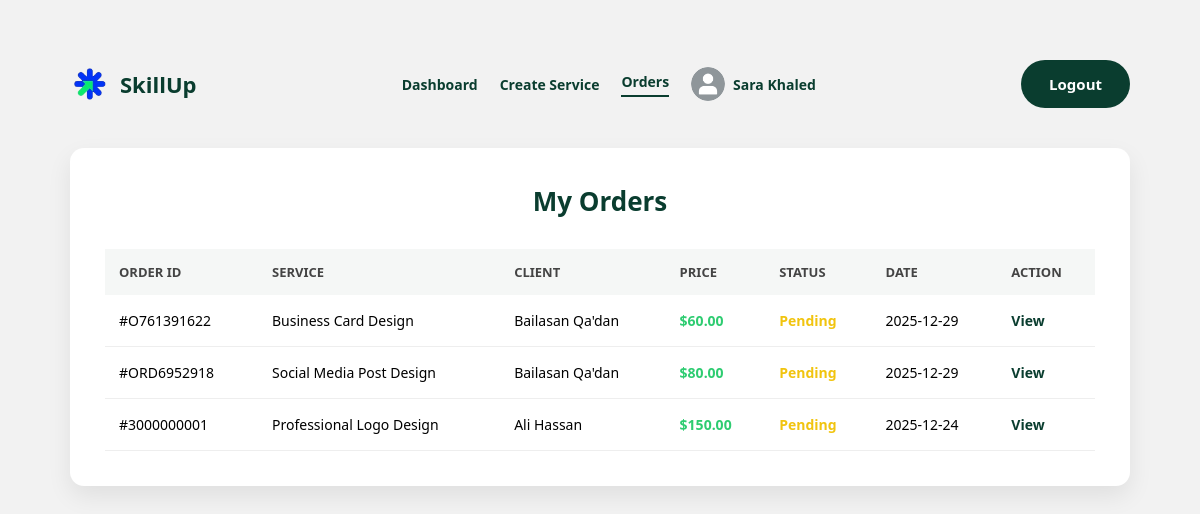
Screenshot of /freelancer-orders.php (signed in) with the database file from the repository.
### tables this page shows
CREATE TABLE `users` (
  `user_id` varchar(10) NOT NULL,
  `first_name` varchar(50) NOT NULL,
  `last_name` varchar(50) NOT NULL,
  `email` varchar(100) NOT NULL,
  `password` varchar(255) NOT NULL,
  `phone` varchar(10) NOT NULL,
  `age` int(11) DEFAULT NULL,
  `country` varchar(50) NOT NULL,
  `city` varchar(50) NOT NULL,
  `bio` text DEFAULT NULL,
  `role` enum('Client','Freelancer') NOT NULL,
  `status` enum('Active','Inactive') NOT NULL DEFAULT 'Active',
  `profile_photo` varchar(255) DEFAULT NULL,
  `registration_date` timestamp NOT NULL DEFAULT current_timestamp(),
  `failed_attempts` int(11) DEFAULT 0,
  `last_failed_attempt` datetime DEFAULT NULL,
  `lock_until` datetime DEFAULT NULL,
  `professional_title` varchar(150) DEFAULT NULL,
  `professional_bio` text DEFAULT NULL,
  `skills` text DEFAULT NULL,
  `experience_years` int(11) DEFAULT NULL
);

CREATE TABLE `orders` (
  `order_id` varchar(10) NOT NULL,
  `client_id` varchar(10) NOT NULL,
  `freelancer_id` varchar(10) NOT NULL,
  `service_id` varchar(10) NOT NULL,
  `service_title` varchar(200) NOT NULL,
  `price` decimal(10,2) NOT NULL,
  `delivery_time` int(11) NOT NULL,
  `revisions_included` int(11) NOT NULL,
  `requirements` text NOT NULL,
  `deliverable_notes` text DEFAULT NULL,
  `status` enum('Pending','In Progress','Delivered','Completed','Revision Requested','Cancelled') DEFAULT 'Pending',
  `payment_method` varchar(50) NOT NULL,
  `order_date` timestamp NOT NULL DEFAULT current_timestamp(),
  `expected_delivery` date NOT NULL,
  `completion_date` timestamp NULL DEFAULT NULL
);

CREATE TABLE `services` (
  `service_id` varchar(10) NOT NULL,
  `freelancer_id` varchar(10) NOT NULL,
  `title` varchar(200) NOT NULL,
  `category` varchar(100) NOT NULL,
  `subcategory` varchar(100) NOT NULL,
  `description` text NOT NULL,
  `price` decimal(10,2) NOT NULL,
  `delivery_time` int(11) NOT NULL,
  `revisions_included` int(11) NOT NULL,
  `image_1` varchar(255) NOT NULL,
  `image_2` varchar(255) DEFAULT NULL,
  `image_3` varchar(255) DEFAULT NULL,
  `service_image` varchar(255) NOT NULL,
  `status` enum('Active','Inactive') DEFAULT 'Active',
  `featured_status` enum('Yes','No') DEFAULT 'No',
  `created_date` timestamp NOT NULL DEFAULT current_timestamp()
);

### freelancer-orders.php (the view, shortened to what this page needs)
<?php
require 'db.php.inc';
$freelancerId = $_SESSION['user_id'];
$stmt = $pdo->prepare("
    SELECT
        o.order_id,
        o.status,
        o.order_date,
        o.price,
        s.title AS service_title,
        u.first_name,
        u.last_name
    FROM orders o
    JOIN services s ON o.service_id = s.service_id
    JOIN users u ON o.client_id = u.user_id
    WHERE o.freelancer_id = ?
    ORDER BY o.order_date DESC
");
$stmt->execute([$freelancerId]);
$orders = $stmt->fetchAll(PDO::FETCH_ASSOC);
$userName = 'Freelancer';
$profilePhoto = 'images/default_picture.png';
$stmt = $pdo->prepare("
    SELECT first_name, last_name, profile_photo
    FROM users
    WHERE user_id = ?
");
$stmt->execute([$freelancerId]);
$user = $stmt->fetch(PDO::FETCH_ASSOC);
if ($user) {
    $userName = $user['first_name'] . ' ' . $user['last_name'];
}
?>
<!DOCTYPE html>
<html lang="en">
<head>
    <link rel="stylesheet" href="freelancer.css">
</head>
<body>
<div class="page-container">
    <div class="app-header">
        <div class="brand">
            <img src="images/logo.png" alt="SkillUp">
            <span>SkillUp</span>
        </div>
        <nav class="main-nav">
            <a href="freelancer-home.php">Dashboard</a>
            <a href="create-service.php">Create Service</a>
            <a href="freelancer-orders.php"class="active">Orders</a>
            <a href="profile.php" class="profile-link">
                <img src="<?= htmlspecialchars($profilePhoto) ?>" class="profile-pic">
                <span><?= htmlspecialchars($userName) ?></span>
            </a>
        </nav>
        <button onclick="location.href='logout.php'" class="btn-primary">
            Logout
        </button>
    </div>
    <main class="container">
        <div class="card">
            <h2>My Orders</h2>
            <?php if (empty($orders)): ?>
                <p style="text-align:center; color:#666;">No orders yet.</p>
            <?php else: ?>
                <table class="services-table orders-table">
                    <thead>
                        <tr>
                            <th>Order ID</th>
                            <th>Service</th>
                            <th>Client</th>
                            <th>Price</th>
                            <th>Status</th>
                            <th>Date</th>
                            <th>Action</th>
                        </tr>
                    </thead>
                    <tbody>
                    <?php foreach ($orders as $order): ?>
                        <tr>
                            <td>#<?= htmlspecialchars($order['order_id']) ?></td>
                            <td><?= htmlspecialchars($order['service_title']) ?></td>
                            <td><?= htmlspecialchars($order['first_name'].' '.$order['last_name']) ?></td>
                            <td>$<?= number_format($order['price'], 2) ?></td>
                            <td>
                                <span class="status-badge <?= strtolower($order['status']) ?>">
                                    <?= htmlspecialchars($order['status']) ?>
                                </span>
                            </td>
                            <td><?= date('Y-m-d', strtotime($order['order_date'])) ?></td>
                            <td>
                                <a class="action-link" href="order-detail.php?id=<?= $order['order_id'] ?>">
                                    View
                                </a>
                            </td>
                        </tr>
                    <?php endforeach; ?>
                    </tbody>
                </table>
            <?php endif; ?>
        </div>
    </main>
</div>
</body>
</html>

### freelancer.css (style rules this page uses)
* { margin: 0; padding: 0; box-sizing: border-box; font-family: "Segoe UI", Tahoma, Geneva, Verdana, sans-serif; }
body { background: #f2f2f2; }
.page-container { max-width: 1100px; margin: 40px auto; padding: 20px; }
.app-header { display: flex; justify-content: space-between; align-items: center; margin-bottom: 40px; }
.brand { display: flex; align-items: center; gap: 10px; }
.brand img { width: 40px; }
.brand span { font-size: 22px; font-weight: bold; color: #0a3d2f; }
.main-nav { display: flex; align-items: center; gap: 22px; }
.main-nav a { text-decoration: none; font-size: 14px; font-weight: 600; color: #0a3d2f; }
.main-nav a.active { border-bottom: 2px solid #0a3d2f; padding-bottom: 4px; }
.profile-link { display: flex; align-items: center; gap: 8px; }
.profile-pic { width: 34px; height: 34px; border-radius: 50%; object-fit: cover; }
.btn-primary { padding: 14px 28px; background: #0a3d2f; color: #fff; border: none; border-radius: 30px; font-size: 15px; font-weight: 600; cursor: pointer; transition: background 0.2s ease, transform 0.1s ease; }
.container { background: transparent; }
.container h2 { text-align: center; margin-bottom: 30px; font-size: 26px; color: #0a3d2f; }
.card { background: #ffffff; padding: 35px; border-radius: 14px; box-shadow: 0 10px 25px rgba(0,0,0,0.08); }
.services-table { width: 100%; border-collapse: collapse; }
.services-table thead { background: #f5f7f6; }
.services-table th { padding: 14px; text-align: left; font-size: 13px; color: #444; text-transform: uppercase; }
.services-table td { padding: 16px 14px; font-size: 14px; border-bottom: 1px solid #eee; }
.services-table td:nth-child(4), .services-table td:nth-child(5) { font-weight: 600; }
.services-table td:nth-child(4) { color: #2ecc71; }
.services-table td:nth-child(5) { color: #f1c40f; }
.action-link { color: #0a3d2f; font-weight: 600; text-decoration: none; }

### rows the page displays
users: userName "Sara Khaled"
orders: order_id "O761391622", service.title "Business Card Design", client.last_name "Bailasan Qa'dan", price "60.00", status "Pending", order_date "2025-12-29"
orders: order_id "ORD6952918", service.title "Social Media Post Design", client.last_name "Bailasan Qa'dan", price "80.00", status "Pending", order_date "2025-12-29"
orders: order_id "3000000001", service.title "Professional Logo Design", client.last_name "Ali Hassan", price "150.00", status "Pending", order_date "2025-12-24"
